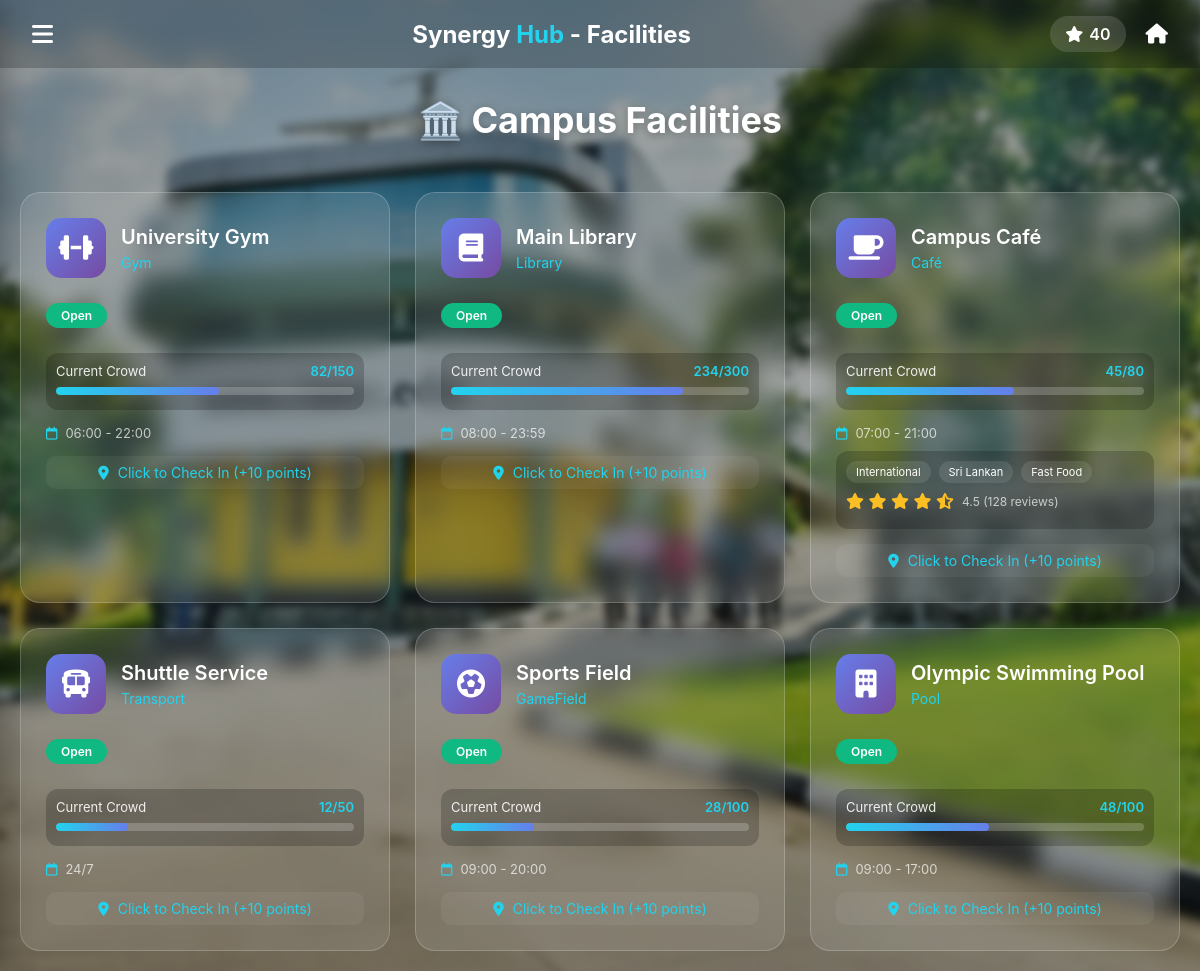
/synergy-hub_Full_Project/facilities.php (signed in), run on the app's committed database.
### tables this page shows
CREATE TABLE `users` (
  `UserID` int(11) NOT NULL,
  `StudentID` varchar(20) DEFAULT NULL,
  `Name` varchar(100) NOT NULL,
  `Email` varchar(100) NOT NULL,
  `PasswordHash` varchar(255) NOT NULL,
  `Role` enum('Admin','User','Visitor') DEFAULT 'User',
  `PointsBalance` int(11) DEFAULT 0,
  `MembershipStatus` enum('Active','Inactive','Expired') DEFAULT 'Active',
  `CreatedAt` timestamp NOT NULL DEFAULT current_timestamp()
);

CREATE TABLE `facilities` (
  `FacilityID` int(11) NOT NULL,
  `Name` varchar(100) NOT NULL,
  `Type` enum('Gym','Library','Café','Transport','GameField','Pool') NOT NULL,
  `Status` enum('Open','Closed','Maintenance') DEFAULT 'Open',
  `Capacity` int(11) DEFAULT NULL,
  `ExtraInfo` longtext DEFAULT NULL CHECK (json_valid(`ExtraInfo`))
);

### synergy-hub_Full_Project/facilities.php (the view, shortened to what this page needs)
<?php
require_once 'config.php';
$user_id = $_SESSION['user_id'];
$sql = "SELECT * FROM Facilities ORDER BY Type, Name";
$stmt = mysqli_prepare($conn, $sql);
mysqli_stmt_execute($stmt);
$result = mysqli_stmt_get_result($stmt);
$user_sql = "SELECT PointsBalance, Name FROM Users WHERE UserID = ?";
$user_stmt = mysqli_prepare($conn, $user_sql);
mysqli_stmt_bind_param($user_stmt, "i", $user_id);
mysqli_stmt_execute($user_stmt);
$user_result = mysqli_stmt_get_result($user_stmt);
$user = mysqli_fetch_assoc($user_result);
$crowd_data = [
    'Gym' => ['current' => 82, 'total' => 150, 'hours' => '06:00 - 22:00'],
    'Library' => ['current' => 234, 'total' => 300, 'hours' => '08:00 - 23:59'],
    'Café' => ['current' => 45, 'total' => 80, 'hours' => '07:00 - 21:00'],
    'GameField' => ['current' => 28, 'total' => 100, 'hours' => '09:00 - 20:00'],
    'Transport' => ['current' => 12, 'total' => 50, 'hours' => '24/7'],
];
?>
<!DOCTYPE html>
<html lang="en">
<head>
    <link rel="stylesheet" href="https://cdnjs.cloudflare.com/ajax/libs/font-awesome/6.5.0/css/all.min.css">
</head>
<body>
<div class="bg"></div>
<header class="navbar">
    <div class="menu-btn" onclick="toggleSidebar()">
        <i class="fa-solid fa-bars"></i>
    </div>
    <h1 class="logo">Synergy <span>Hub</span> - Facilities</h1>
    <div class="icons">
        <div class="points">
            <i class="fa-solid fa-star"></i>
            <span><?php echo $user['PointsBalance']; ?></span>
        </div>
        <a href="index.php" class="home-link">
            <i class="fa-solid fa-home"></i>
        </a>
    </div>
</header>
<h1 class="page-title">🏛️ Campus Facilities</h1>
<div class="facility-grid">
    <?php while($facility = mysqli_fetch_assoc($result)):
        $type = $facility['Type'];
        $crowd = isset($crowd_data[$type]) ? $crowd_data[$type] : ['current' => rand(10, 50), 'total' => 100, 'hours' => '09:00 - 17:00'];
        $crowd_percent = ($crowd['current'] / $crowd['total']) * 100;
        $icon = 'fa-building';
        if($type == 'Gym') $icon = 'fa-dumbbell';
        else if($type == 'Library') $icon = 'fa-book';
        else if($type == 'Café') $icon = 'fa-mug-saucer';
        else if($type == 'GameField') $icon = 'fa-futbol';
        else if($type == 'Transport') $icon = 'fa-bus';
    ?>
    <a href="facility_details.php?id=<?php echo $facility['FacilityID']; ?>" class="facility-card">
        <div class="facility-header">
            <div class="facility-icon">
                <i class="fa-solid <?php echo $icon; ?>"></i>
            </div>
            <div>
                <div class="facility-name"><?php echo htmlspecialchars($facility['Name']); ?></div>
                <div class="facility-type"><?php echo $type; ?></div>
            </div>
        </div>
        <div class="facility-status status-<?php echo $facility['Status']; ?>">
            <?php echo $facility['Status']; ?>
        </div>
        <div class="crowd-info">
            <div class="crowd-header">
                <span>Current Crowd</span>
                <span class="crowd-numbers"><?php echo $crowd['current']; ?>/<?php echo $crowd['total']; ?></span>
            </div>
            <div class="crowd-bar">
                <div class="crowd-fill" style="width: <?php echo $crowd_percent; ?>%;"></div>
            </div>
        </div>
        <div class="hours">
            <i class="fa-regular fa-calendar"></i>
            <span><?php echo $crowd['hours']; ?></span>
        </div>
        <?php if($type == 'Café'): ?>
        <div class="cafe-special">
            <div class="cuisine-tags">
                <span class="cuisine-tag">International</span>
                <span class="cuisine-tag">Sri Lankan</span>
                <span class="cuisine-tag">Fast Food</span>
            </div>
            <div class="rating">
                <div class="stars">
                    <i class="fa-solid fa-star"></i>
                    <i class="fa-solid fa-star"></i>
                    <i class="fa-solid fa-star"></i>
                    <i class="fa-solid fa-star"></i>
                    <i class="fa-solid fa-star-half-alt"></i>
                </div>
                <span class="reviews">4.5 (128 reviews)</span>
            </div>
        </div>
        <?php endif; ?>
        <div class="checkin-badge">
            <i class="fa-solid fa-location-dot"></i> Click to Check In (+10 points)
        </div>
    </a>
    <?php endwhile; ?>
</div>
</body>
</html>

### synergy-hub_Full_Project/facilities.php (style rules this page uses)
* { margin: 0; padding: 0; box-sizing: border-box; font-family: -apple-system, BlinkMacSystemFont, 'Segoe UI', Roboto, Oxygen, Ubuntu, sans-serif; }
body { min-height: 100vh; position: relative; }
.bg { position: fixed; top: 0; left: 0; right: 0; bottom: 0; z-index: -1; }
.bg::before { content: ""; position: absolute; inset: 0; background-image: url("campus.jpg"); background-size: cover; background-position: center; filter: blur(4px) brightness(0.65); transform: scale(1.05); pointer-events: none; }
.navbar { display: flex; justify-content: space-between; align-items: center; padding: 16px 32px; background: rgba(0,0,0,0.2); backdrop-filter: blur(10px); }
.logo { font-size: 24px; font-weight: 700; color: white; }
.logo span { color: #22d3ee; }
.icons { display: flex; gap: 20px; align-items: center; }
.menu-btn { color: white; font-size: 24px; cursor: pointer; transition: transform 0.3s ease; }
.points { display: flex; align-items: center; gap: 6px; font-weight: 600; padding: 8px 15px; border-radius: 20px; background: rgba(255,255,255,0.15); backdrop-filter: blur(10px); color: white; }
.home-link { color: white; font-size: 20px; text-decoration: none; }
.page-title { text-align: center; color: white; font-size: 36px; margin: 30px 0; text-shadow: 0 2px 10px rgba(0,0,0,0.3); }
.facility-grid { display: grid; grid-template-columns: repeat(auto-fill, minmax(350px, 1fr)); gap: 25px; padding: 20px; max-width: 1400px; margin: 0 auto; }
.facility-card { background: rgba(255,255,255,0.1); backdrop-filter: blur(10px); border-radius: 20px; padding: 25px; border: 1px solid rgba(255,255,255,0.2); transition: all 0.3s; cursor: pointer; text-decoration: none; color: white; display: block; }
.facility-header { display: flex; align-items: center; gap: 15px; margin-bottom: 15px; }
.facility-icon { width: 60px; height: 60px; background: linear-gradient(135deg, #667eea 0%, #764ba2 100%); border-radius: 15px; display: flex; align-items: center; justify-content: center; font-size: 28px; color: white; }
.facility-name { font-size: 20px; font-weight: 600; margin-bottom: 5px; }
.facility-type { color: #22d3ee; font-size: 14px; }
.facility-status { display: inline-block; padding: 5px 15px; border-radius: 20px; font-size: 12px; font-weight: 600; margin: 10px 0; }
.status-Open { background: #10b981; color: white; }
.crowd-info { margin: 15px 0; padding: 10px; background: rgba(0,0,0,0.2); border-radius: 12px; }
.crowd-header { display: flex; justify-content: space-between; margin-bottom: 8px; font-size: 13px; color: rgba(255,255,255,0.9); }
.crowd-bar { width: 100%; height: 8px; background: rgba(255,255,255,0.2); border-radius: 10px; overflow: hidden; margin-bottom: 5px; }
.crowd-fill { height: 100%; background: linear-gradient(90deg, #22d3ee, #667eea); border-radius: 10px; transition: width 0.3s; }
.crowd-numbers { font-size: 13px; font-weight: 600; color: #22d3ee; }
.hours { display: flex; align-items: center; gap: 8px; margin: 10px 0; color: rgba(255,255,255,0.7); font-size: 13px; }
.hours i { color: #22d3ee; }
.cafe-special { margin: 10px 0; padding: 10px; background: rgba(0,0,0,0.2); border-radius: 12px; }
.cuisine-tags { display: flex; gap: 8px; flex-wrap: wrap; margin-bottom: 8px; }
.cuisine-tag { background: rgba(255,255,255,0.1); padding: 4px 10px; border-radius: 30px; font-size: 11px; color: white; }
.rating { display: flex; align-items: center; gap: 8px; margin-bottom: 8px; }
.stars { color: #fbbf24; }
.reviews { color: rgba(255,255,255,0.7); font-size: 12px; }
.checkin-badge { margin-top: 15px; padding: 8px; background: rgba(255,255,255,0.05); border-radius: 10px; text-align: center; font-size: 14px; color: #22d3ee; }
.checkin-badge i { margin-right: 5px; }

### data on the page
users: PointsBalance "40"
facilities: Name "University Gym", Type "Gym", Status "Open", Type "82", Type "150", Type "06:00 - 22:00"
facilities: Name "Main Library", Type "Library", Status "Open", Type "234", Type "300", Type "08:00 - 23:59"
facilities: Name "Campus Café", Type "Café", Status "Open", Type "45", Type "80", Type "07:00 - 21:00", shows "International"
facilities: Name "Shuttle Service", Type "Transport", Status "Open", Type "12", Type "50", Type "24/7"
facilities: Name "Sports Field", Type "GameField", Status "Open", Type "28", Type "100", Type "09:00 - 20:00"
facilities: Name "Olympic Swimming Pool", Type "Pool", Status "Open", Type "48", Type "100", Type "09:00 - 17:00"
